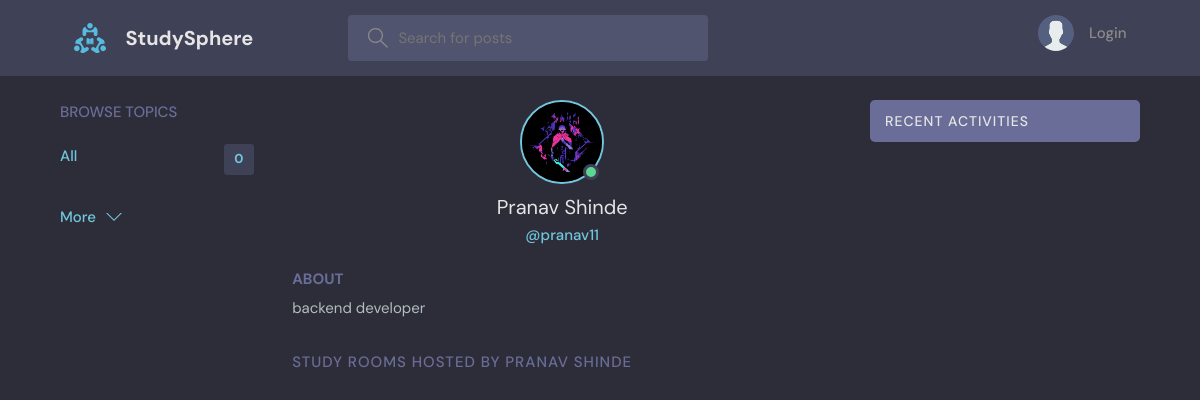
The page /profile/7/ on the database its author committed.
### base/models.py (models this page shows)
class User(AbstractUser):
    name = models.CharField(max_length=200, null=True)
    email = models.EmailField(unique=True, null=True)
    bio = models.TextField(null=True)
    avatar = models.ImageField(null=True, default="avatar.svg")
    USERNAME_FIELD = 'email'
    REQUIRED_FIELDS = []
    objects = UserManager()

### base/views.py (the view)
# urls.py: path('profile/<str:pk>/', views.userProfile, name="user-profile"),
def userProfile(request, pk):
    user = User.objects.get(id=pk)
    rooms = user.room_set.all()
    room_messages = user.message_set.all()
    topics = Topic.objects.all()
    context = {'user': user, 'rooms': rooms,
               'room_messages': room_messages, 'topics': topics}
    return render(request, 'base/profile.html', context)

### base/templates/base/profile.html (shortened to what this page needs)
{% extends 'main.html' %}
{% block content %}
<main class="profile-page layout layout--3">
  <div class="container">
    {% include 'base/topics_component.html' %}
    <div class="roomList">
      <div class="profile">
        <div class="profile__avatar">
          <div class="avatar avatar--large active">
            <img src="{{user.avatar.url}}" />
          </div>
        </div>
        <div class="profile__info">
          <h3>{{user.name}}</h3>
          <p>@{{user.username}}</p>
        </div>
        <div class="profile__about">
          <h3>About</h3>
          <p>
            {{user.bio}}
          </p>
        </div>
      </div>
      <div class="roomList__header">
        <div>
          <h2>Study Rooms Hosted by Pranav Shinde</a>
          </h2>
        </div>
      </div>
    </div>
    {% include 'base/activity_component.html' %}
  </div>
</main>
{% endblock content %}

### static/styles/style.css (style rules this page uses)
:root { --color-main: #71c6dd; --color-main-light: #e1f6fb; --color-dark: #3f4156; --color-dark-medium: #51546e; --color-dark-light: #696d97; --color-light: #e5e5e5; --color-gray: #8b8b8b; --color-light-gray: #b2bdbd; --color-bg: #2d2d39; --color-success: #5dd693; --color-error: #fc4b0b; }
* { font-family: "DM Sans", -apple-system, BlinkMacSystemFont, "Segoe UI", Roboto, Oxygen, Ubuntu, Cantarell, "Open Sans", "Helvetica Neue", sans-serif; margin: 0; padding: 0; box-sizing: border-box; text-rendering: optimizeLegibility; font-size: inherit; }
html { font-size: 56.25%; }
@media only screen and (min-width: 1200px) { html { font-size: 62.5%; } }
body { line-height: 1.6; font-weight: 400; font-size: 1.5rem; color: var(--color-light-gray); background-color: var(--color-bg); min-height: 100vh; }
img { width: 100%; }
.container { max-width: 120rem; width: 90%; margin: auto; }
.avatar { position: relative; display: inline-block; border-radius: 50%; border: 2px solid var(--color-main); }
.avatar img { display: block; border-radius: 50%; object-fit: cover; object-position: center; }
.avatar::after { content: ""; display: block; position: absolute; background-color: var(--color-gray); z-index: 111; border-radius: 50%; border: 0.3rem solid var(--color-dark); }
.avatar.active::after { background-color: var(--color-success); }
.avatar.avatar--large img { display: block; width: 8rem; height: 8rem; border-radius: 50%; }
.avatar.avatar--large:after { width: 1rem; height: 1rem; bottom: 2px; right: 3.5px; }
.layout { margin-top: 2.4rem; }
.layout > .container { display: flex; justify-content: space-between; align-items: flex-start; }
.layout--3 > .container > div:nth-child(2) { flex-basis: 50%; }
.roomList__header { display: flex; justify-content: space-between; align-items: center; margin-bottom: 2.4rem; }
.roomList__header h2 { text-transform: uppercase; font-weight: 500; color: var(--color-light); letter-spacing: 1px; }
.profile { margin-bottom: 3rem; }
.profile__avatar { text-align: center; }
.profile__info { text-align: center; }
.profile__info h3 { font-size: 2rem; color: var(--color-light); font-weight: 400; }
.profile__info p { color: var(--color-main); font-weight: 500; margin-bottom: 1rem; }
.profile__about { margin-top: 2rem; }
.profile__about h3 { text-transform: uppercase; color: var(--color-dark-light); margin-bottom: 0.5rem; }
.profile-page .roomList__header { margin-bottom: 1.5rem; }
.profile-page .roomList__header h2 { color: var(--color-dark-light); }

### rows shown on the page
User: avatar (picture), name "Pranav Shinde", username "pranav11", bio "backend developer"

### other values the page prints
{{ topics.count }} "0"
